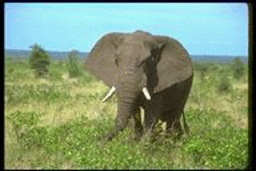
%> input picture TME_8/ImagesResultats/Elephant8.png, 256 x 171 px
$ octave testHSVHisto_Elephant8.m   (GNU Octave 9; MATLAB toolbox functions it lacks are replaced by stand-ins)
%> lines starting %> are read from the running program, lines starting %| are printed output that depends on the picture
### TME_8/ouvrirImage.m
function [I,n,m] = ouvrirImage(nom)
%> called with nom = 'ImagesResultats/Elephant8.png'
I=imread(nom);
%> I is the input picture: size 171x256x3 uint16; mean R, G, B 29951.1, 35220.3, 27541.8
n = size(I,1);
%> n = 171
m = size(I,2);
%> m = 256
end

### TME_8/calculePalette.m
function [ palette,palette2 ] = calculePalette( nH, nS , nV )


cpt=1;

palette = zeros(nH*nS*nV,3);
palette2 = zeros(nH,nS,nV,3);


tH = 1/(2*nH);
tS = 1/(2*nS);
tV = 1/(2*nV);


for k=1:nV
    for j=1:nS
        for i=1:nH
            I = zeros(1,1,3);

            HSVval = [ (i-1)/nH + tH , (j-1)/ nS + tS , (k-1)/ nV + tV ];
            RGBval = hsv2rgb(HSVval) .*255;

            palette(cpt,:) = RGBval;

            palette2(i,j,k,:) = RGBval;

            cpt = cpt+1;

        end
    end
end

end

### TME_8/quantificationImage.m
function [Iq,histo]=quantificationImage(I, nH, nS, nV)

N = size(I,1);
M = size(I,2);

Iq = zeros(N,M,3);
histo = zeros(nH,nS,nV);

for i = 1:N
    for j = 1:M
        iH = quantification(I(i,j,1),nH);
        iS = quantification(I(i,j,2),nS);
        iV = quantification(I(i,j,3),nV);
        Iq(i,j,1) = iH;
        Iq(i,j,2) = iS;
        Iq(i,j,3) = iV;
        histo(iH,iS,iV) = histo(iH,iS,iV) + 1;
    end
end

### TME_8/appliquePalette.m
function Ip = appliquerPalette( Iquant , palette )


Ip = zeros(size(Iquant,1),size(Iquant,2),3);

for i=1:1:size(Iquant,1)
    for j=1:1:size(Iquant,2)
        Ip(i,j,1) = palette(Iquant(i,j,1),Iquant(i,j,2),Iquant(i,j,3),1);
        Ip(i,j,2) = palette(Iquant(i,j,1),Iquant(i,j,2),Iquant(i,j,3),2);
        Ip(i,j,3) = palette(Iquant(i,j,1),Iquant(i,j,2),Iquant(i,j,3),3);

    end
end


Ip = uint8(Ip);

end

### TME_8/normalisehisto.m
function histon = normalisehisto(histo)

histon = histo/(norm(histo));

### TME_8/affiche5dominantes.m
function  affiche5dominantes( histo , palette )
[Y,Ind] = sort(histo,'descend');

K=5;

figure();

for i=1:K
    Ind(i);
    Ia = zeros(1,1,3);
    Ia(1:1,:,1)  =  palette(Ind(i),1);
    Ia(1:1,:,2)  = palette(Ind(i),2);
    Ia(1:1,:,3)  =  palette(Ind(i),3);
    Ia = uint8(Ia);
    subplot(1,K,i);
    imagesc(Ia);
    axis off;
end

end

### TME_8/testHSVHisto_Elephant8.m
clear all;
close all;

nH = 12;
nS = 3;
nV = 8;

I=ouvrirImage('ImagesResultats/Elephant8.png');
I=double(I);
%> I: size 171x256x3 double
I = I ./ 65535;
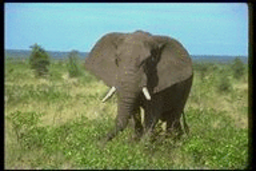
%> I: size 171x256x3 double; mean R, G, B 0.457, 0.537, 0.42

figure();
imagesc(I);

% Conversion RGB vers HSV
J = rgb2hsv(I);
%> J: size 171x256x3 double; mean H, S, V 0.287, 0.418, 0.559

[palette,palette2] = calculePalette(nH,nS,nV);

[Iq , histo] = quantificationImage(J,nH,nS,nV);
%> after the loop in quantificationImage, `for i = 1:N`: Iq: size 171x256x3 double; mean H, S, V 4, 1.79, 5.07

Ip = appliquePalette(Iq,palette2);
%> after the loop in appliquerPalette, `for i=1:1:size(Iquant,1)`: Ip: size 171x256x3 double; mean H, S, V 115, 137.9, 108.8
%> in appliquerPalette, `Ip = uint8(Ip);`: Ip: size 171x256x3 uint8; mean H, S, V 115.2, 137.8, 109

% Visualisation de l'image quantifiee
imagesc(Ip);
imwrite(Ip,'ImagesResultats/Elephant8_quantifiee.png');

% Transformation de l'histogramme en 1 vecteur 1D
histo = histo(:);
%> histo = 288 values, max 8917 at index 159, min 0 at index 17, mean 152
% Normalisation de l'histogramme de quantification
histo = normalisehisto(histo);
%> in normalisehisto, `histon = histo/(norm(histo));`: histon = 288 values, max 0.676 at index 159, min 0 at index 17, mean 0.0115
%> histo has the same summary as histon in normalisehisto

figure();
plot(histo);
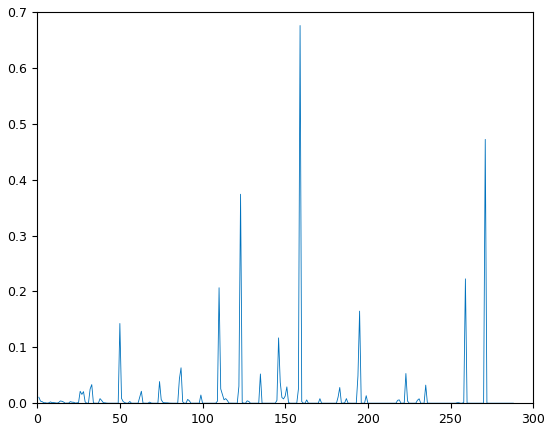
%> figure redrawn from the program's plot data; curve peaks at x = 159, y = 0.676

affiche5dominantes(histo,palette);
%> in affiche5dominantes, `[Y,Ind] = sort(histo,'descend');`: Y = 288 values, max 0.676 at index 1, min 0 at index 120, mean 0.0115; Ind = 288 values, max 288 at index 288, min 1 at index 34, mean 144.5
%> the loop in affiche5dominantes, `for i=1:K` made 5 passes
%> Ia on passes 1 to 5: [126 143 72], [120 209 239], [98 112 56], [199 229 239], [112 107 93]
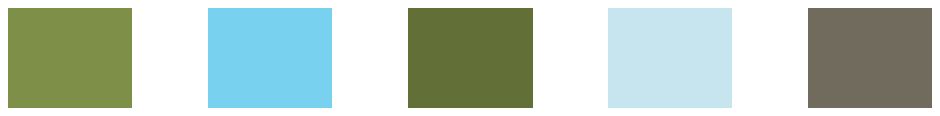
%> figure redrawn from the program's plot data, 5 panels
